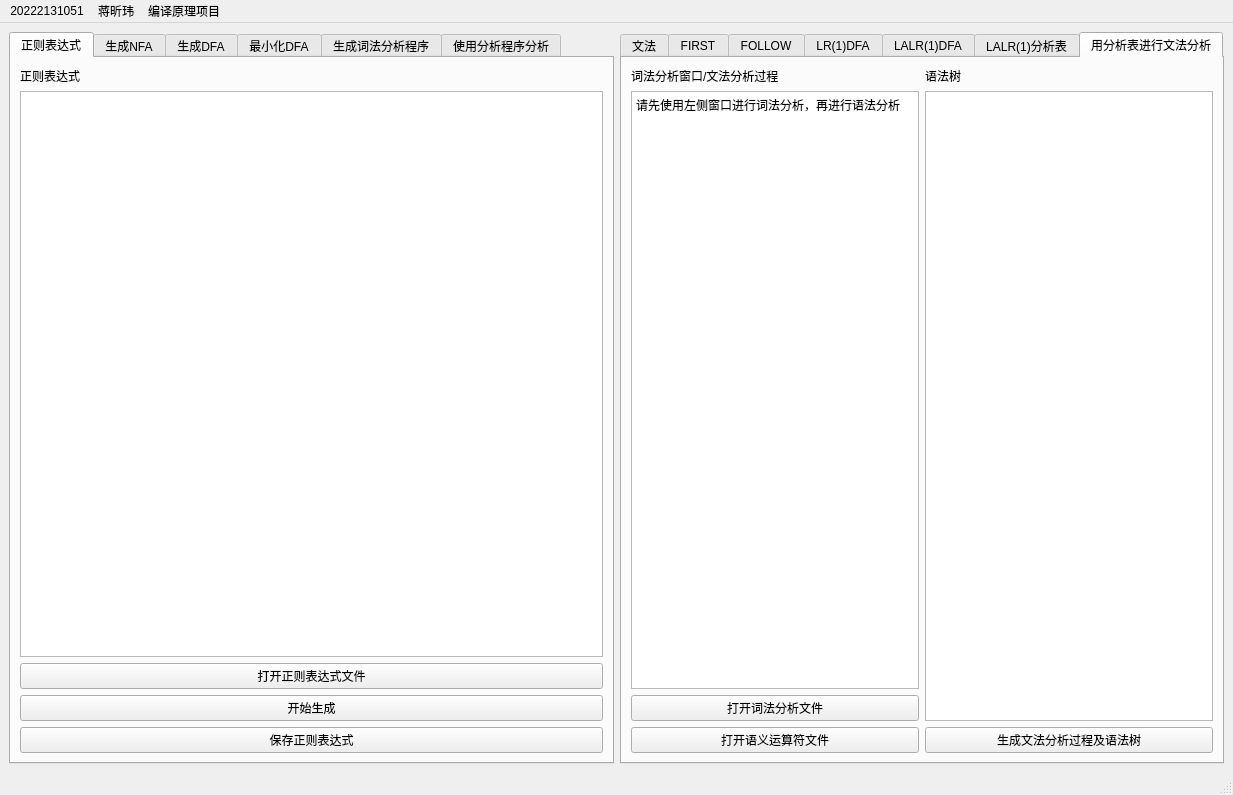
<?xml version="1.0" encoding="UTF-8"?>
<ui version="4.0">
 <class>MainWindow</class>
 <widget class="QMainWindow" name="MainWindow">
  <property name="geometry">
   <rect>
    <x>0</x>
    <y>0</y>
    <width>1233</width>
    <height>795</height>
   </rect>
  </property>
  <property name="windowTitle">
   <string>MainWindow</string>
  </property>
  <widget class="QWidget" name="centralwidget">
   <layout class="QHBoxLayout" name="horizontalLayout_3">
    <item>
     <widget class="QTabWidget" name="regex">
      <property name="currentIndex">
       <number>0</number>
      </property>
      <widget class="QWidget" name="re">
       <attribute name="title">
        <string>正则表达式</string>
       </attribute>
       <layout class="QVBoxLayout" name="verticalLayout_4">
        <item>
         <widget class="QLabel" name="label_2">
          <property name="text">
           <string>正则表达式</string>
          </property>
         </widget>
        </item>
        <item>
         <layout class="QVBoxLayout" name="verticalLayout">
          <item>
           <widget class="QTextEdit" name="re_text"/>
          </item>
          <item>
           <widget class="QPushButton" name="openreButton">
            <property name="text">
             <string>打开正则表达式文件</string>
            </property>
           </widget>
          </item>
          <item>
           <widget class="QPushButton" name="generate_reButton">
            <property name="text">
             <string>开始生成</string>
            </property>
           </widget>
          </item>
         </layout>
        </item>
        <item>
         <widget class="QPushButton" name="savere_Button">
          <property name="text">
           <string>保存正则表达式</string>
          </property>
         </widget>
        </item>
       </layout>
      </widget>
      <widget class="QWidget" name="NFA">
       <attribute name="title">
        <string>生成NFA</string>
       </attribute>
       <layout class="QVBoxLayout" name="verticalLayout_6">
        <item>
         <widget class="QLabel" name="label_3">
          <property name="text">
           <string>NFA状态转移表</string>
          </property>
         </widget>
        </item>
        <item>
         <widget class="QTableWidget" name="NFA_tableWidget"/>
        </item>
        <item>
         <widget class="QLineEdit" name="NFA_start"/>
        </item>
        <item>
         <widget class="QLineEdit" name="NFA_end"/>
        </item>
       </layout>
      </widget>
      <widget class="QWidget" name="DFA">
       <attribute name="title">
        <string>生成DFA</string>
       </attribute>
       <layout class="QVBoxLayout" name="verticalLayout_5">
        <item>
         <widget class="QLabel" name="label">
          <property name="text">
           <string>DFA状态转移表</string>
          </property>
         </widget>
        </item>
        <item>
         <widget class="QTableWidget" name="DFA_tableWidget"/>
        </item>
        <item>
         <widget class="QLineEdit" name="DFA_start"/>
        </item>
        <item>
         <widget class="QLineEdit" name="DFA_end"/>
        </item>
       </layout>
      </widget>
      <widget class="QWidget" name="minimize">
       <attribute name="title">
        <string>最小化DFA</string>
       </attribute>
       <layout class="QVBoxLayout" name="verticalLayout_9">
        <item>
         <widget class="QLabel" name="label_4">
          <property name="text">
           <string>最小化DFA状态转移表</string>
          </property>
         </widget>
        </item>
        <item>
         <widget class="QTableWidget" name="MIN_tableWidget"/>
        </item>
        <item>
         <widget class="QLineEdit" name="MIN_start"/>
        </item>
        <item>
         <widget class="QLineEdit" name="MIN_end"/>
        </item>
       </layout>
      </widget>
      <widget class="QWidget" name="LEX">
       <attribute name="title">
        <string>生成词法分析程序</string>
       </attribute>
       <layout class="QVBoxLayout" name="verticalLayout_7">
        <item>
         <widget class="QLabel" name="label_5">
          <property name="text">
           <string>词法分析程序</string>
          </property>
         </widget>
        </item>
        <item>
         <widget class="QTextEdit" name="code_textEdit"/>
        </item>
        <item>
         <widget class="QPushButton" name="savecode_Button">
          <property name="text">
           <string>保存程序文件</string>
          </property>
         </widget>
        </item>
       </layout>
      </widget>
      <widget class="QWidget" name="ANA">
       <attribute name="title">
        <string>使用分析程序分析</string>
       </attribute>
       <layout class="QVBoxLayout" name="verticalLayout_8">
        <item>
         <widget class="QLabel" name="label_6">
          <property name="text">
           <string>分析程序/分析结果</string>
          </property>
         </widget>
        </item>
        <item>
         <widget class="QTextEdit" name="ana_textEdit"/>
        </item>
        <item>
         <widget class="QPushButton" name="opencode_Button">
          <property name="text">
           <string>打开被分析代码文件</string>
          </property>
         </widget>
        </item>
        <item>
         <widget class="QPushButton" name="openlex_Button">
          <property name="text">
           <string>打开分析程序</string>
          </property>
         </widget>
        </item>
        <item>
         <widget class="QPushButton" name="startana_Button">
          <property name="text">
           <string>开始分析</string>
          </property>
         </widget>
        </item>
        <item>
         <widget class="QPushButton" name="savelex_Button">
          <property name="text">
           <string>保存分析结果</string>
          </property>
         </widget>
        </item>
       </layout>
      </widget>
     </widget>
    </item>
    <item>
     <widget class="QTabWidget" name="LALR1t">
      <property name="currentIndex">
       <number>6</number>
      </property>
      <widget class="QWidget" name="grammarr">
       <attribute name="title">
        <string>文法</string>
       </attribute>
       <layout class="QGridLayout" name="gridLayout_2">
        <item row="4" column="0">
         <widget class="QPushButton" name="generateButton">
          <property name="text">
           <string>生成DFA以及分析表</string>
          </property>
         </widget>
        </item>
        <item row="1" column="0">
         <widget class="QTextEdit" name="graEdit"/>
        </item>
        <item row="2" column="0">
         <widget class="QPushButton" name="pushButton">
          <property name="text">
           <string>打开文法文件</string>
          </property>
         </widget>
        </item>
        <item row="3" column="0">
         <widget class="QPushButton" name="saveButton">
          <property name="text">
           <string>保存文法文件</string>
          </property>
         </widget>
        </item>
        <item row="0" column="0">
         <widget class="QLabel" name="label_7">
          <property name="text">
           <string>文法文本</string>
          </property>
         </widget>
        </item>
       </layout>
      </widget>
      <widget class="QWidget" name="tab_2">
       <attribute name="title">
        <string>FIRST</string>
       </attribute>
       <layout class="QGridLayout" name="gridLayout_6">
        <item row="1" column="0">
         <widget class="QTextEdit" name="firstEdit"/>
        </item>
        <item row="0" column="0">
         <widget class="QLabel" name="label_8">
          <property name="text">
           <string>first集合</string>
          </property>
         </widget>
        </item>
       </layout>
      </widget>
      <widget class="QWidget" name="tab">
       <attribute name="title">
        <string>FOLLOW</string>
       </attribute>
       <layout class="QGridLayout" name="gridLayout_7">
        <item row="1" column="0">
         <widget class="QTextEdit" name="followEdit"/>
        </item>
        <item row="0" column="0">
         <widget class="QLabel" name="label_9">
          <property name="text">
           <string>folllow集合</string>
          </property>
         </widget>
        </item>
       </layout>
      </widget>
      <widget class="QWidget" name="LR1DFA">
       <attribute name="title">
        <string>LR(1)DFA</string>
       </attribute>
       <layout class="QGridLayout" name="gridLayout_3">
        <item row="1" column="0">
         <widget class="QTableWidget" name="LR1"/>
        </item>
        <item row="0" column="0">
         <widget class="QLabel" name="label_10">
          <property name="text">
           <string>LR（1）DFA状态转移表</string>
          </property>
         </widget>
        </item>
       </layout>
      </widget>
      <widget class="QWidget" name="LALR1DFA">
       <attribute name="title">
        <string>LALR(1)DFA</string>
       </attribute>
       <layout class="QGridLayout" name="gridLayout_4">
        <item row="1" column="0">
         <widget class="QTableWidget" name="LALR1"/>
        </item>
        <item row="0" column="0">
         <widget class="QLabel" name="label_11">
          <property name="text">
           <string>LALR（1）DFA状态转移表</string>
          </property>
         </widget>
        </item>
       </layout>
      </widget>
      <widget class="QWidget" name="LALR1TABLE">
       <attribute name="title">
        <string>LALR(1)分析表</string>
       </attribute>
       <layout class="QGridLayout" name="gridLayout_5">
        <item row="1" column="1">
         <widget class="QTableWidget" name="LALR1table"/>
        </item>
        <item row="0" column="1">
         <widget class="QLabel" name="label_12">
          <property name="text">
           <string>LALR（1）分析表</string>
          </property>
         </widget>
        </item>
       </layout>
      </widget>
      <widget class="QWidget" name="tab_5">
       <attribute name="title">
        <string>用分析表进行文法分析</string>
       </attribute>
       <layout class="QHBoxLayout" name="horizontalLayout_2">
        <item>
         <layout class="QVBoxLayout" name="verticalLayout_2">
          <item>
           <widget class="QLabel" name="label_13">
            <property name="text">
             <string>词法分析窗口/文法分析过程</string>
            </property>
           </widget>
          </item>
          <item>
           <widget class="QTextEdit" name="a_code_Edit">
            <property name="html">
             <string>&lt;!DOCTYPE HTML PUBLIC &quot;-//W3C//DTD HTML 4.0//EN&quot; &quot;http://www.w3.org/TR/REC-html40/strict.dtd&quot;&gt;
&lt;html&gt;&lt;head&gt;&lt;meta name=&quot;qrichtext&quot; content=&quot;1&quot; /&gt;&lt;meta charset=&quot;utf-8&quot; /&gt;&lt;style type=&quot;text/css&quot;&gt;
p, li { white-space: pre-wrap; }
hr { height: 1px; border-width: 0; }
li.unchecked::marker { content: &quot;\2610&quot;; }
li.checked::marker { content: &quot;\2612&quot;; }
&lt;/style&gt;&lt;/head&gt;&lt;body style=&quot; font-family:'Microsoft YaHei UI'; font-size:9pt; font-weight:400; font-style:normal;&quot;&gt;
&lt;p style=&quot; margin-top:0px; margin-bottom:0px; margin-left:0px; margin-right:0px; -qt-block-indent:0; text-indent:0px;&quot;&gt;请先使用左侧窗口进行词法分析，再进行语法分析&lt;/p&gt;&lt;/body&gt;&lt;/html&gt;</string>
            </property>
           </widget>
          </item>
          <item>
           <widget class="QPushButton" name="gettoken_Button">
            <property name="text">
             <string>打开词法分析文件</string>
            </property>
           </widget>
          </item>
          <item>
           <widget class="QPushButton" name="pushButton_2">
            <property name="text">
             <string>打开语义运算符文件</string>
            </property>
           </widget>
          </item>
         </layout>
        </item>
        <item>
         <layout class="QVBoxLayout" name="verticalLayout_3">
          <item>
           <widget class="QLabel" name="label_14">
            <property name="text">
             <string>语法树</string>
            </property>
           </widget>
          </item>
          <item>
           <widget class="QTreeView" name="a_treeView"/>
          </item>
          <item>
           <widget class="QPushButton" name="gentree_Button">
            <property name="text">
             <string>生成文法分析过程及语法树</string>
            </property>
           </widget>
          </item>
         </layout>
        </item>
       </layout>
      </widget>
     </widget>
    </item>
   </layout>
  </widget>
  <widget class="QMenuBar" name="menubar">
   <property name="geometry">
    <rect>
     <x>0</x>
     <y>0</y>
     <width>1233</width>
     <height>20</height>
    </rect>
   </property>
   <widget class="QMenu" name="menu20222131051">
    <property name="title">
     <string>20222131051</string>
    </property>
   </widget>
   <widget class="QMenu" name="menu">
    <property name="title">
     <string>蒋昕玮</string>
    </property>
   </widget>
   <widget class="QMenu" name="menu_4">
    <property name="title">
     <string>编译原理项目</string>
    </property>
   </widget>
   <addaction name="menu20222131051"/>
   <addaction name="menu"/>
   <addaction name="menu_4"/>
  </widget>
  <widget class="QStatusBar" name="statusbar"/>
 </widget>
 <resources/>
 <connections/>
</ui>
